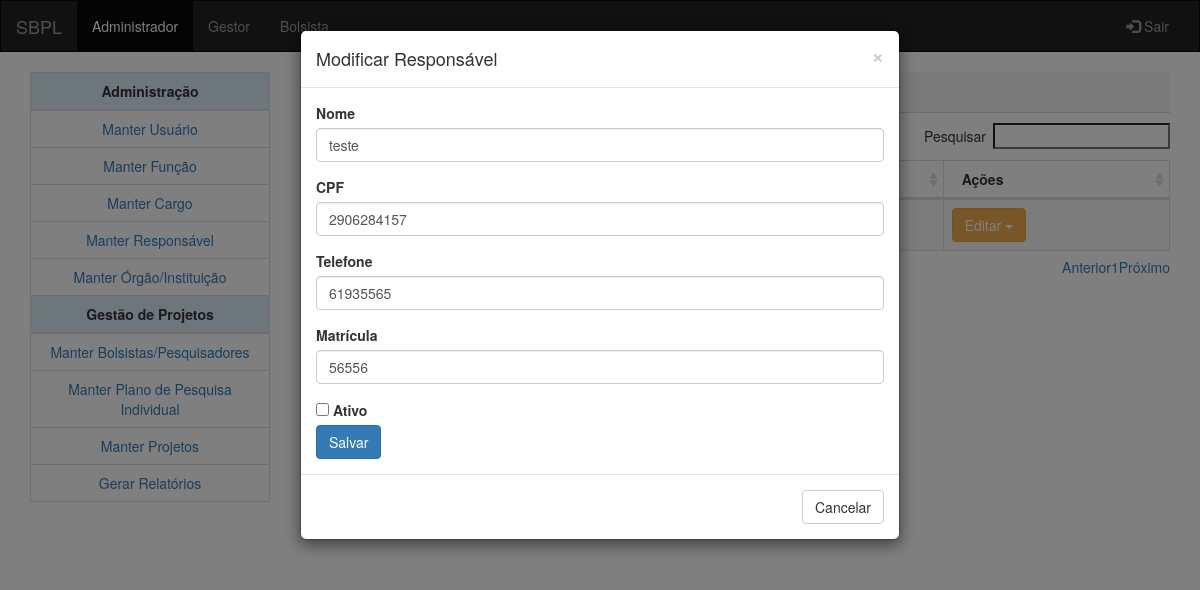
The app's page /administracao/responsavel/1/editar with its own data.
### core/models.py (models this page shows)
class Responsavel(models.Model):
    no_responsavel = models.CharField('Nome', max_length=32, unique=True)
    cpf = models.IntegerField('CPF')
    telefone = models.IntegerField('Telefone')
    co_matricula = models.CharField('Matrícula', max_length=32, unique=True)
    ic_ativo = models.BooleanField('Ativo')
    class Meta:
        verbose_name_plural = "responsáveis"
        verbose_name = "responsável"

### administracao/views.py (the view)
# urls.py: url(r'^responsavel/(?P<pk>[0-9]+)/editar$', views.responsavel, name='responsavel-editar'),
def responsavel(request, pk=None, pkdelete=None):
    return handler("Responsavel", request, pk, pkdelete)

### administracao/forms.py
class ResponsavelForm(BaseForm):
    preview = ['no_responsavel', 'ic_ativo', 'co_matricula']
    class Meta:
        model = Responsavel
        fields = get_fields(model)

### administracao/views.py (called while the page is built)
def handler(model, request, pk, pkdelete):
    if pkdelete:
        item = globals()[model].objects.get(pk=pkdelete)
        if item:
            item.delete()
        return redirect(model.lower())
    if request.method == 'POST':
        form = globals()[model+'Form'](request.POST, instance=globals()[model].objects.get(pk=pk)) if pk else globals()[model+'Form'](request.POST)
        if form.is_valid() and form.save():
            return redirect(model.lower())
    elif request.method == 'GET':
        form = globals()[model+'Form'](instance=globals()[model].objects.get(pk=pk)) if pk else globals()[model+'Form']()
    if pk:
        form.is_edit = True
    return render(request, 'administracao/crud-withmodal.html', {
        'data': globals()[model].objects.all(),
        'form': form,
        'content_title': globals()[model]._meta.verbose_name_plural.title()
    })

### common/templatetags/getattr.py (called while the page is built)
@register.filter
def getattr (obj, args):
    args = args.split(',')
    if len(args) == 1:
        (attribute, default) = [args[0], '']
    else:
        (attribute, default) = args
    try:
        return obj.__getattribute__(attribute)
    except AttributeError:
         return  obj.__dict__.get(attribute, default)
    except:
        return default

### common/templatetags/meta.py (called while the page is built)
@register.filter
def model_name(instance):
    return instance.__class__.__name__.lower()

@register.filter
def is_bool(value):
    return type(value) is bool

### common/templatetags/verbose.py (called while the page is built)
@register.simple_tag
def verbose(instance, field_name):
    return instance._meta.get_field(field_name).verbose_name

@register.simple_tag
def class_verbose(object):
    return object._meta.verbose_name.title()

### utils/lists.py (called while the page is built)
def remove(item_name, list):
    return list.remove(item_name) if item_name in list else list

### administracao/templates/administracao/crud-withmodal.html (shortened to what this page needs)
{% extends 'administracao/crud-table.html' %}
{% load static %}
{% load verbose %}
{% load bootstrap3 %}
{% block modal %}
    <div id="modal-create" class="modal fade" role="dialog">
        <div class="modal-dialog">
            <div class="modal-content">
                <div class="modal-header">
                    <button type="button" class="close" data-dismiss="modal">&times;</button>
                    <h4 class="modal-title">{% if form.is_edit %}Modificar{% else %}
                        Criar{% endif %} {% class_verbose form.instance %}</h4>
                </div>
                <div class="modal-body">
                    <form action="" method="post" class="form">
                        {% bootstrap_form form %}
                        {% buttons %}
                            <button type="submit" class="btn btn-primary">
                                {% bootstrap_icon "star" %} Salvar
                            </button>
                        {% endbuttons %}
                    </form>
                </div>
                <div class="modal-footer">
                    <button type="button" class="btn btn-default" data-dismiss="modal">Cancelar</button>
                </div>
            </div>
        </div>
    </div>
{% endblock %}

### administracao/templates/administracao/crud-table.html (shortened to what this page needs)
{% extends 'administracao/default.html' %}
{% load static %}
{% load verbose %}
{% load getattr %}
{% load meta %}
{% load bootstrap3 %}
{% block css %}
    <link href="{% static 'common/admin2/vendor/datatables-plugins/dataTables.bootstrap.css' %}"
          rel="stylesheet">
    <link href="{% static 'common/admin2/vendor/datatables-responsive/dataTables.responsive.css' %}"
          rel="stylesheet">
    <link rel="stylesheet" href="https://cdn.datatables.net/buttons/1.4.2/css/buttons.dataTables.min.css">
{% endblock %}
{% block content %}
    <table width="100%" class="table table-striped table-bordered table-hover" id="dataTables-example">
        {% block records %}
            <thead>
            <tr>
                <th>Ações</th>
            </tr>
            </thead>
            <tbody>
            {% for item in data %}
                <tr class="odd gradeX">
                    {% for field in form.preview %}
                        {% with item|getattr:field as value %}
                            <td>
                            </td>
                        {% endwith %}
                    {% endfor %}
                    <td>
                        <div class="btn-group">
                            <button type="button" class="btn btn-warning dropdown-toggle" data-toggle="dropdown">
                                Editar
                                <span class="caret"></span>
                            </button>
                        </div>
                    </td>
                </tr>
            {% endfor %}
            </tbody>
        {% endblock %}
    </table>
    {% block modal %}
    {% endblock %}
{% endblock %}

### records on screen
Responsavel: no_responsavel "teste", cpf "2906284157", telefone "61935565", co_matricula "56556"
